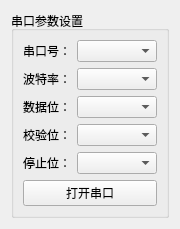
  <widget class="QWidget" name="layoutWidget">
   <property name="geometry">
    <rect>
     <x>0</x>
     <y>0</y>
     <width>160</width>
     <height>221</height>
    </rect>
   </property>
   <layout class="QVBoxLayout" name="set_Layout">
    <item>
     <widget class="QGroupBox" name="paraSet_GroupBox">
      <property name="minimumSize">
       <size>
        <width>158</width>
        <height>0</height>
       </size>
      </property>
      <property name="maximumSize">
       <size>
        <width>158</width>
        <height>211</height>
       </size>
      </property>
      <property name="styleSheet">
       <string notr="true"/>
      </property>
      <property name="title">
       <string>串口参数设置</string>
      </property>
      <layout class="QVBoxLayout" name="verticalLayout_3">
       <item>
        <layout class="QHBoxLayout" name="portName_Layout">
         <item>
          <widget class="QLabel" name="paraSet_Label1">
           <property name="text">
            <string>串口号：</string>
           </property>
          </widget>
         </item>
         <item>
          <widget class="QComboBox" name="portName_cBox">
           <property name="sizePolicy">
            <sizepolicy hsizetype="Preferred" vsizetype="Fixed">
             <horstretch>1</horstretch>
             <verstretch>0</verstretch>
            </sizepolicy>
           </property>
          </widget>
         </item>
        </layout>
       </item>
       <item>
        <layout class="QHBoxLayout" name="baud_Layout">
         <item>
          <widget class="QLabel" name="paraSet_Label2">
           <property name="text">
            <string>波特率：</string>
           </property>
          </widget>
         </item>
         <item>
          <widget class="QComboBox" name="baud_cBox">
           <property name="sizePolicy">
            <sizepolicy hsizetype="Preferred" vsizetype="Fixed">
             <horstretch>1</horstretch>
             <verstretch>0</verstretch>
            </sizepolicy>
           </property>
           <property name="minimumSize">
            <size>
             <width>30</width>
             <height>0</height>
            </size>
           </property>
          </widget>
         </item>
        </layout>
       </item>
       <item>
        <layout class="QHBoxLayout" name="dataBit_Layout">
         <item>
          <widget class="QLabel" name="paraSet_Label3">
           <property name="text">
            <string>数据位：</string>
           </property>
          </widget>
         </item>
         <item>
          <widget class="QComboBox" name="dataBit_cBox">
           <property name="sizePolicy">
            <sizepolicy hsizetype="Preferred" vsizetype="Fixed">
             <horstretch>1</horstretch>
             <verstretch>0</verstretch>
            </sizepolicy>
           </property>
          </widget>
         </item>
        </layout>
       </item>
       <item>
        <layout class="QHBoxLayout" name="parity_Layout">
         <item>
          <widget class="QLabel" name="paraSet_Label4">
           <property name="text">
            <string>校验位：</string>
           </property>
          </widget>
         </item>
         <item>
          <widget class="QComboBox" name="parity_cBox">
           <property name="sizePolicy">
            <sizepolicy hsizetype="Preferred" vsizetype="Fixed">
             <horstretch>1</horstretch>
             <verstretch>0</verstretch>
            </sizepolicy>
           </property>
          </widget>
         </item>
        </layout>
       </item>
       <item>
        <layout class="QHBoxLayout" name="stopBit_Layout">
         <item>
          <widget class="QLabel" name="paraSet_Label5">
           <property name="text">
            <string>停止位：</string>
           </property>
          </widget>
         </item>
         <item>
          <widget class="QComboBox" name="stopBit_cBox">
           <property name="sizePolicy">
            <sizepolicy hsizetype="Preferred" vsizetype="Fixed">
             <horstretch>1</horstretch>
             <verstretch>0</verstretch>
            </sizepolicy>
           </property>
          </widget>
         </item>
        </layout>
       </item>
       <item>
        <spacer name="spacer4">
         <property name="orientation">
          <enum>Qt::Horizontal</enum>
         </property>
         <property name="sizeType">
          <enum>QSizePolicy::Minimum</enum>
         </property>
         <property name="sizeHint" stdset="0">
          <size>
           <width>10</width>
           <height>0</height>
          </size>
         </property>
        </spacer>
       </item>
       <item>
        <widget class="QPushButton" name="open_Button">
         <property name="sizePolicy">
          <sizepolicy hsizetype="Minimum" vsizetype="Expanding">
           <horstretch>0</horstretch>
           <verstretch>0</verstretch>
          </sizepolicy>
         </property>
         <property name="cursor">
          <cursorShape>PointingHandCursor</cursorShape>
         </property>
         <property name="text">
          <string>打开串口</string>
         </property>
         <property name="icon">
          <iconset resource="images.qrc">
           <normaloff>:/images/images/start.png</normaloff>:/images/images/start.png</iconset>
         </property>
         <property name="iconSize">
          <size>
           <width>22</width>
           <height>22</height>
          </size>
         </property>
        </widget>
       </item>
      </layout>
     </widget>
    </item>
   </layout>
  </widget>
